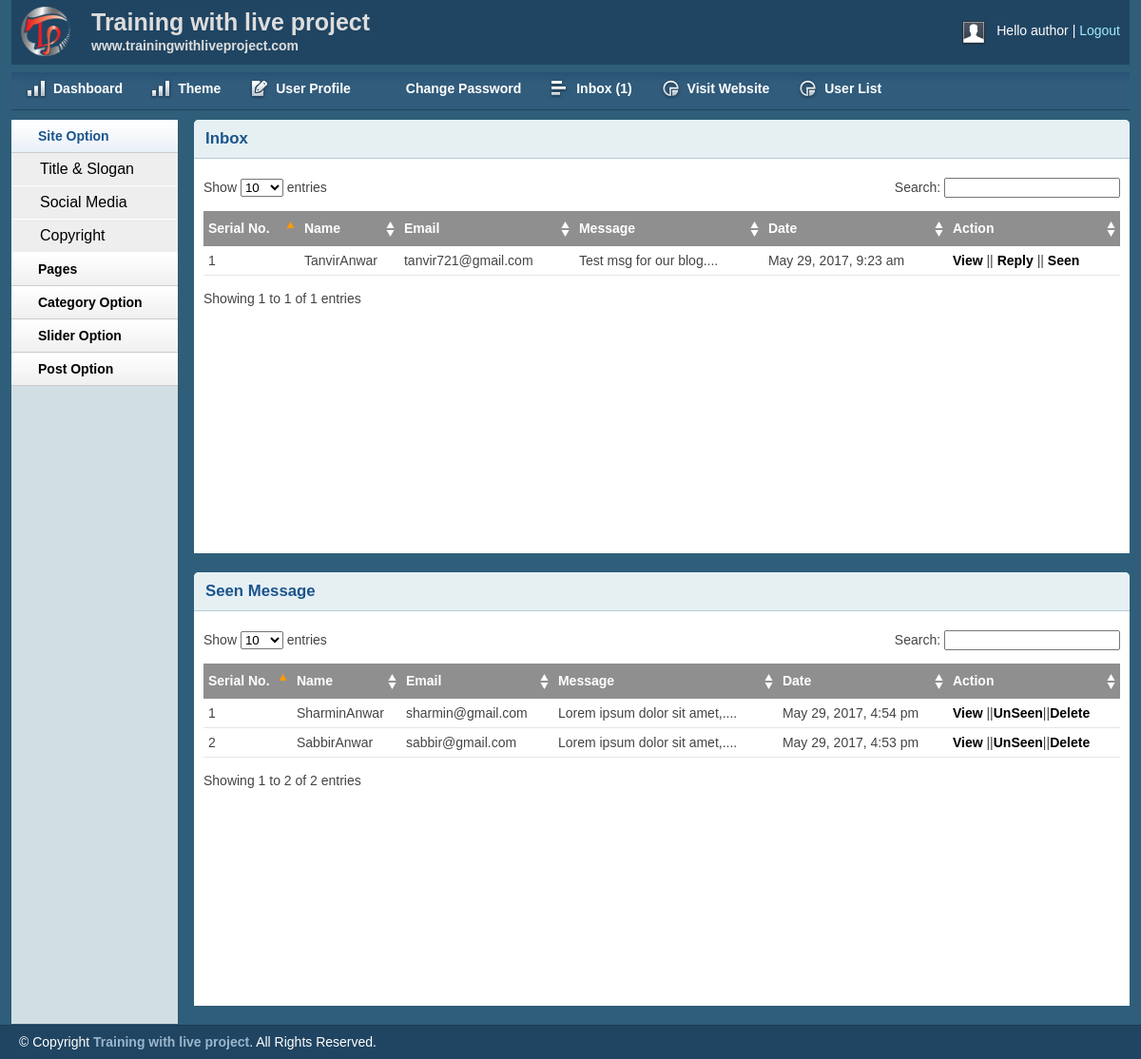
Screenshot of /admin/inbox.php (signed in) with the database file from the repository.
### tables this page shows
CREATE TABLE `tbl_contact` (
  `id` int(11) NOT NULL,
  `firstname` varchar(255) NOT NULL,
  `lastname` varchar(255) NOT NULL,
  `email` varchar(255) NOT NULL,
  `body` text NOT NULL,
  `status` int(11) NOT NULL,
  `date` timestamp NOT NULL DEFAULT CURRENT_TIMESTAMP
);

### lib/Database.php (called while the page is built, shortened)
<?php
Class Database{
 public $host   = DB_HOST;
 public $user   = DB_USER;
 public $pass   = DB_PASS;
 public $dbname = DB_NAME;
 public $link;
private function connectDB(){
 $this->link = new mysqli($this->host, $this->user, $this->pass,
  $this->dbname);
 }
public function select($query){
  $result = $this->link->query($query) or
   die($this->link->error.__LINE__);
  if($result->num_rows > 0){
    return $result;
  } else {
    return false;
  }
 }
}

### helpers/Formate.php (called while the page is built, shortened)
<?php
class Format{
	public function formatDate($date){
		return date('F j, Y, g:i a', strtotime($date));
	}
	public function textShorten($text, $limit = 400){
        $text = $text."";
        $text = substr($text, 0, $limit);
        $text = substr($text, 0, strrpos($text, ' '));
        $text = $text."....";
        return $text;
	}
}
?>

### admin/inbox.php (the view, shortened to what this page needs)
<?php include "inc/header.php"; ?>
<?php include "inc/sidebar.php"; ?>
<div class="grid_10">
<div class="box round first grid">
<h2>Inbox</h2>
<div class="block">
<table class="data display datatable" id="example">
<thead>
	<tr>
		<th>Serial No.</th>
		<th>Name</th>
		<th>Email</th>
		<th>Message</th>
		<th>Date</th>
		<th>Action</th>
	</tr>
</thead>
<tbody>
<?php
$query = "SELECT * FROM  tbl_contact WHERE status='0' order by id desc ";
$msg = $db->select($query);
if ($msg) {
	$i= 0;
	while ($result = $msg->fetch_assoc()){
     $i++;
?>
	<tr class="odd gradeX">
		<td><?php echo $i ; ?></td>
		<td><?php echo $result['firstname'].''.$result['lastname'] ?></td>
		<td><?php echo $result['email']; ?></td>
		<td><?php echo $fm->textShorten($result['body'], 30); ?></td>
		<td><?php echo $fm->formatDate($result['date']); ?></td>
		<td>
			<a href="viewmsg.php?msgid=<?php echo $result['id']; ?>">View</a> ||
			<a href="replymsg.php?msgid=<?php echo $result['id']; ?>">Reply</a> ||
			<a onclick="return confirm('Are you Shure?');" href="?seenid=<?php echo $result['id']; ?>">Seen</a>
		</td>
	</tr>
	<?php }} ?>
</tbody>
</table>
</div>
</div>
<div class="box round first grid">
<h2>Seen Message</h2>
<div class="block">
<table class="data display datatable" id="example">
<thead>
	<tr>
		<th>Serial No.</th>
		<th>Name</th>
		<th>Email</th>
		<th>Message</th>
		<th>Date</th>
		<th>Action</th>
	</tr>
</thead>
<tbody>
<?php
$query = "SELECT * FROM  tbl_contact WHERE status='1' order by id desc ";
$msg = $db->select($query);
if ($msg) {
	$i= 0;
	while ($result = $msg->fetch_assoc()){
     $i++;
?>
	<tr class="odd gradeX">
		<td><?php echo $i ; ?></td>
		<td><?php echo $result['firstname'].''.$result['lastname'] ?></td>
		<td><?php echo $result['email']; ?></td>
		<td><?php echo $fm->textShorten($result['body'], 30); ?></td>
		<td><?php echo $fm->formatDate($result['date']); ?></td>
		<td>
			<a href="viewmsg.php?msgid=<?php echo $result['id']; ?>">View</a> ||<a onclick="return confirm('Are you Shure?');" href="?seenid=<?php echo $result['id']; ?>">UnSeen</a>||<a onclick="return confirm('Are you Shure?');" href="?delid=<?php echo $result['id']; ?>">Delete</a>
		</td>
	</tr>
	<?php }} ?>
</tbody>
</table>
</div>
</div>
</div>
<?php include "inc/footer.php"; ?>

### admin/css/text.css (style rules this page uses)
body { font: 13px/1.5 Tahoma, Helvetica, Arial, 'Liberation Sans', FreeSans, sans-serif; }
h2 { font-size: 23px; }
p, dl, hr, h1, h2, h3, h4, h5, h6, ol, ul, pre, table, address, fieldset { margin-bottom: 20px; }

### admin/css/grid.css (style rules this page uses)
.grid_1, .grid_2, .grid_3, .grid_4, .grid_5, .grid_6, .grid_7, .grid_8, .grid_9, .grid_10, .grid_11, .grid_12, .grid_13, .grid_14, .grid_15, .grid_16 { display: inline; float: left; margin-left: 1%; margin-right: 1%; }
.container_12 .grid_10 { width: 81.333%; }

### admin/css/layout.css (style rules this page uses)
body { background: #fff none repeat scroll 0 0; color: #444; font-size: 14px; padding: 0; }
a { color: #000; font-weight:bold; text-decoration: none; }
h1, h2, h3, h4, h5, h6 { line-height:1.2em; margin-bottom:.3em; }
h2 { margin-top:1em; }
.box { background:#fff; margin-bottom:20px; padding:10px 10px 10px 10px; margin-left:-8px; }
.box.grid { padding-bottom:40px; }
.box.round { -moz-border-radius: 5px 5px 0px 0px; -webkit-border-radius: 5px 5px 0px 0px; border-radius: 5px 5px 0px 0px; }
.box h2 { font-size:1.2em; font-weight:bold; color:#1B548D; background:#E6F0F3; margin:-10px -10px 0 -10px; padding:10px 12px; border-bottom:1px solid #B3CBD6; -moz-border-radius: 5px 5px 0px 0px; -webkit-border-radius: 5px 5px 0px 0px; border-radius: 5px 5px 0px 0px; }
.box.first { min-height: 406px; }
.block { padding-top:20px; }
.block { padding-bottom:1px; }
table.display { margin: 0 auto; clear: both; width: 100%; }
.sorting_asc { background: #8f8f8f url(../img/table/sort_asc.png) no-repeat center right; padding:8px 5px; text-align:left; color:#fff; }
.sorting { background:#8f8f8f url(../img/table/sort_both.png) no-repeat center right; padding:8px 5px; text-align:left; color:#fff; }
tr.odd { height: 30px; line-height: 30px; border-bottom:1px solid #e6e6e6; }
tr.even { height: 30px; line-height: 30px; border-bottom:1px solid #e6e6e6; }
tr.odd td, tr.even td { padding-left:5px; }

### rows the page displays
tbl_contact: firstname "Tanvir", lastname "Anwar", email "tanvir721@gmail.com", body "Test msg for our blog....", date "May 29, 2017, 9:23 am"
tbl_contact: firstname "Sharmin", lastname "Anwar", email "sharmin@gmail.com", body "Lorem ipsum dolor sit amet,....", date "May 29, 2017, 4:54 pm"
tbl_contact: firstname "Sabbir", lastname "Anwar", email "sabbir@gmail.com", body "Lorem ipsum dolor sit amet,....", date "May 29, 2017, 4:53 pm"

### other values shown
Session::get('username') "author"
$count "1"
